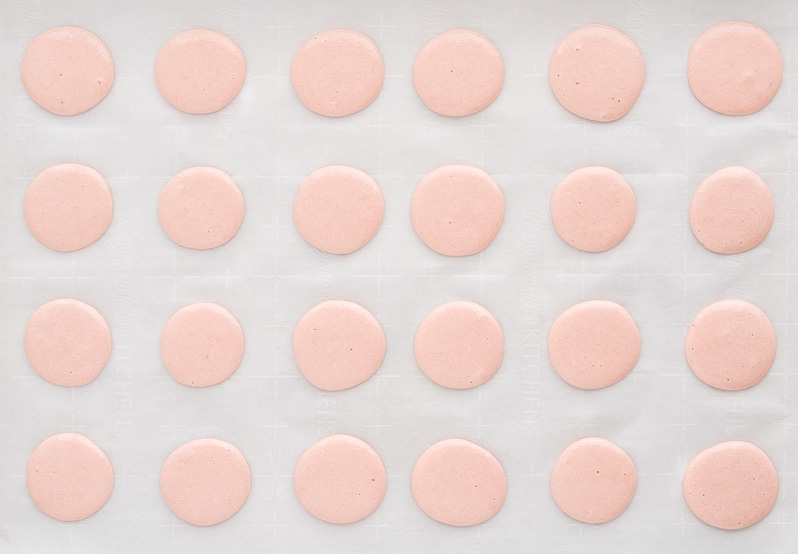
#> input picture data/test-6-cropped.jpg, 798 x 554 px
$ jupyter execute 02-extract-contours-floodfill.ipynb
#> lines starting #> are read from the running program, lines starting #| are printed output that depends on the picture; after the words box and inside, x2 and y2 are one past the last pixel; in counts of white or black regions, pixels touching at a corner belong together
Variant using floodfill to segment out shells. Good if saturation values are significantly different and user can provide plausible ranges for manual HSV-based thresholding, but otherwise canny edge detection is a better general solution.

This version also requires well-cropped images with well defined foreground and background, else floodFill will fail.

Works MUCH better on test 6 but worse on all other test images than Canny edge detection.

TODO: Check if adaptive gaussian thresholding will work on HSV channels well

[cell 1]
import os
import cv2
import copy
import random
import numpy as np
import pandas as pd
import matplotlib
import matplotlib.pyplot as plt

[cell 2]
IMAGE_PATH = os.path.join("..", "data", "test-6-cropped.jpg")

# Read image
im = cv2.imread(IMAGE_PATH)
#> im is the input picture: shape (554, 798, 3); mean B, G, R 211.7, 215.5, 231
im = cv2.cvtColor(im, cv2.COLOR_BGR2RGB)

# Plot
plt.figure(figsize=(16,16))
plt.imshow(im)

[cell 3]
# Convert from RGB to HSV encoding
im_hsv = cv2.cvtColor(im, cv2.COLOR_BGR2HSV)
#> im_hsv: shape (554, 798, 3); mean H, S, V 116.3, 20.8, 231

plt.figure(figsize=(16,16))
plt.imshow(im_hsv)

## Threshold based on manually provided HSV range

[cell 4]
plt.figure(figsize=(16, 10))
COLORS = ('b', 'g', 'r')

for idx, i in enumerate(COLORS):
    hist = cv2.calcHist([im_hsv], [idx], None, [256], [0, 256])
    plt.plot(hist, color=COLORS[idx])
    plt.xlim([0, 256])


plt.show()
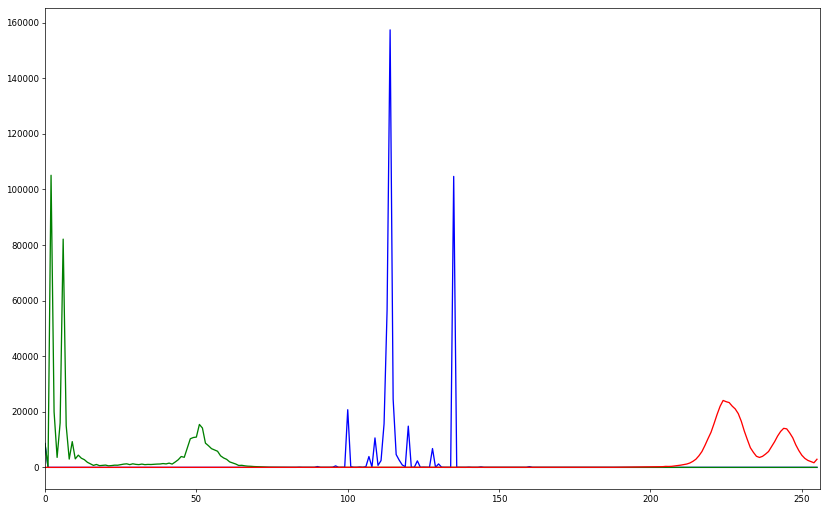
#> figure drawn by matplotlib, 1 panel; curve peaks at x = 114, y = 157437; curve peaks at x = 2, y = 105115; curve peaks at x = 224, y = 24082

[cell 5]
# https://stackoverflow.com/questions/61677816/remove-coins-shadow-using-opencv

low_h, low_s, low_v = 0, 25, 0
high_h, high_s, high_v = 255, 255, 255

threshold = cv2.inRange(im_hsv, (low_h, low_s, low_v), (high_h, high_s, high_v))
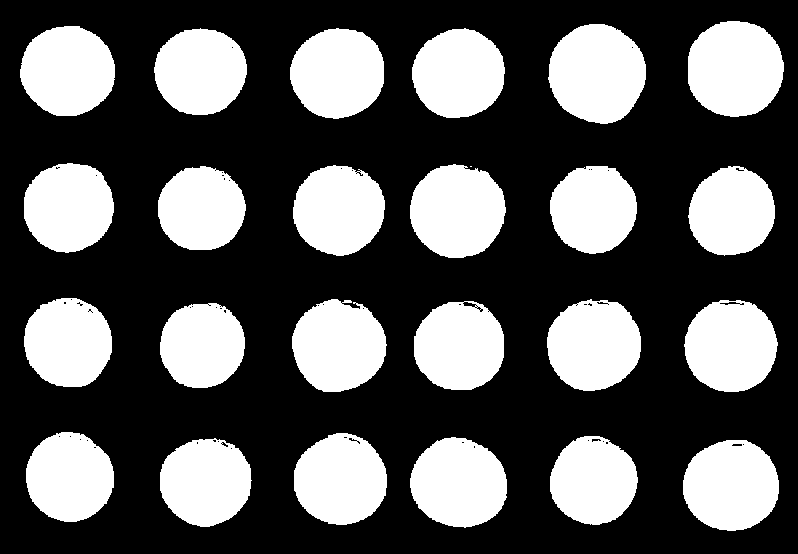
#> threshold: shape (554, 798); 35.3% white; 25 white regions (1 under 20 px), largest, box (x1, y1, x2, y2) and area: (548, 24, 646, 124) 7565, (688, 21, 784, 117) 7394, (410, 164, 506, 258) 7015

plt.figure(figsize=(16,16))
plt.imshow(threshold, cmap='gray')

## Remove shadows with floodFill

[cell 6]
im_floodfill = threshold.copy()
h, w = im_floodfill.shape[:2]
#> h = 554; w = 798

mask = np.zeros((h + 2, w + 2), np.uint8)
cv2.floodFill(im_floodfill, mask, (0, 0), 255)
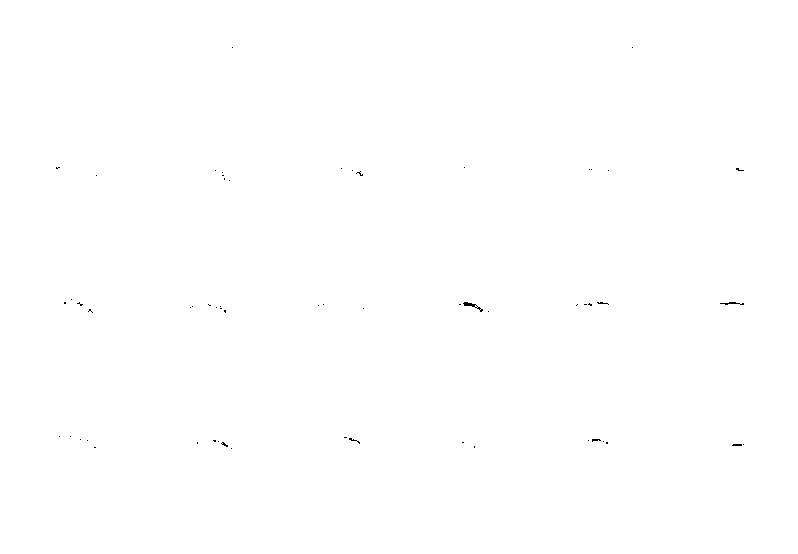
#> im_floodfill: shape (554, 798); 99.9% white; black in thin lines or dots, all inside (x1, y1, x2, y2) = (56, 47, 744, 449)
plt.figure(figsize=(16,16))
plt.imshow(im_floodfill, cmap='gray')

[cell 7]
im_floodfill_inv = cv2.bitwise_not(im_floodfill)
plt.figure(figsize=(16,16))
plt.imshow(im_floodfill_inv, cmap='gray')

[cell 8]
mask = threshold | im_floodfill_inv
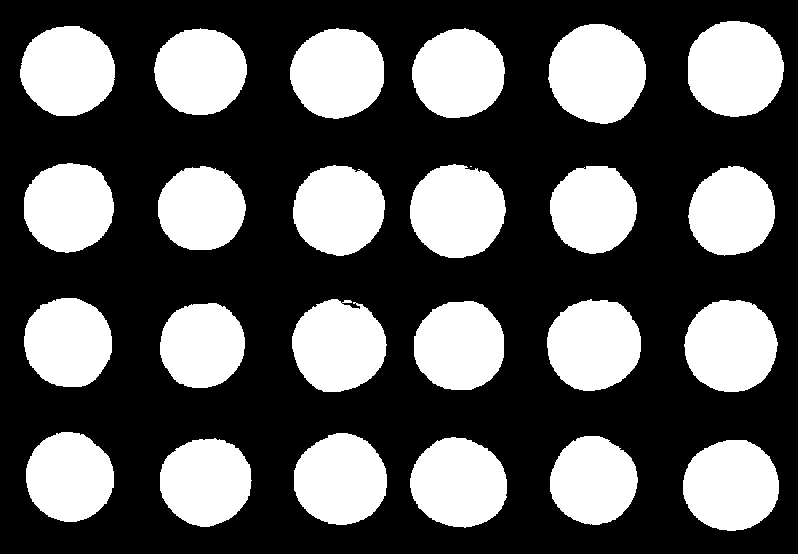
#> mask: shape (554, 798); 35.4% white; 25 white regions (1 under 20 px)
plt.figure(figsize=(16,16))
plt.imshow(mask, cmap='gray')

## Find Contours

[cell 9]
cnt, hierarchy = cv2.findContours(mask, cv2.RETR_EXTERNAL, cv2.CHAIN_APPROX_SIMPLE)
#> cnt = 25 contours, 1 with area under 20; largest, box (x1, y1, x2, y2) and area: (548, 24, 646, 124) 7421, (688, 21, 784, 117) 7250, (410, 164, 506, 258) 6870, (683, 440, 779, 531) 6764, (410, 437, 507, 528) 6662
print(f"Detected {len(cnt)} contours")
#| Detected 25 contours

im_temp = copy.deepcopy(im)
LINE_COLOR = (255, 0, 0)
LINE_THICKNESS = 2
cv2.drawContours(im_temp, cnt, -1, LINE_COLOR, LINE_THICKNESS)

plt.figure(figsize=(16,16))
plt.imshow(im_temp)

## Keep Circular Contours

https://www.authentise.com/post/detecting-circular-shapes-using-contours

[cell 10]
circles = []
MIN_POINTS = 8

# Calculate minimum area as half of mean area of 20 largest contours
TOP_N = 22
cnt_areas = [cv2.contourArea(x) for x in cnt]
#> cnt_areas = 25 values, max 7421 at index 23, min 0 at index 14, mean 6128.5
cnt_areas_top_n = sorted(cnt_areas)[-TOP_N:]
#> cnt_areas_top_n = [5850.5, 5884, 5896, 6033, 6089, 6176.5, 6206, 6243, 6319, 6328.5, 6368.5, 6516.5, 6562, 6574, 6598, 6641.5, 6644, 6662.5, 6764.5, 6870.5, 7250, 7421]
cnt_areas_median = cnt_areas_top_n[TOP_N // 2]
#> cnt_areas_median = 6516.5
MIN_AREA = 0.5 * cnt_areas_median
#> MIN_AREA = 3258.2
print(f"Median area of top {TOP_N} contours is {cnt_areas_median}")
#| Median area of top 22 contours is 6516.5

for i in cnt:

    # Approximate polygon closest to each contour
    epsilon = 0.01 * cv2.arcLength(i, True)
    approx = cv2.approxPolyDP(i, epsilon, closed=True)

    # Keep only if approximate polygon is like a circle (>8 points + non negligible area)
    area = cv2.contourArea(i)
    if len(approx) > MIN_POINTS and area > MIN_AREA:
        circles.append(i)
#> this loop made 25 passes
#> (epsilon, area) on passes 1 to 12: (3.14, 6764.5), (3.08, 6206), (3.17, 6662.5), (2.99, 5884), (3.12, 6516.5), (3, 6033), (2.9, 5632), (3.01, 6319), (3.13, 6644), (3.14, 6641.5), (3.65, 6598), (3.02, 6089)
#> after the loop, circles = 24 contours; largest, box (x1, y1, x2, y2) and area: (548, 24, 646, 124) 7421, (688, 21, 784, 117) 7250, (410, 164, 506, 258) 6870, (683, 440, 779, 531) 6764, (410, 437, 507, 528) 6662

print(f"Kept {len(circles)} of {len(cnt)} contours")
#| Kept 24 of 25 contours

# Display results
im_temp = copy.deepcopy(im)
LINE_COLOR = (255, 0, 0)
LINE_THICKNESS = 2
cv2.drawContours(im_temp, circles, -1, LINE_COLOR, LINE_THICKNESS)
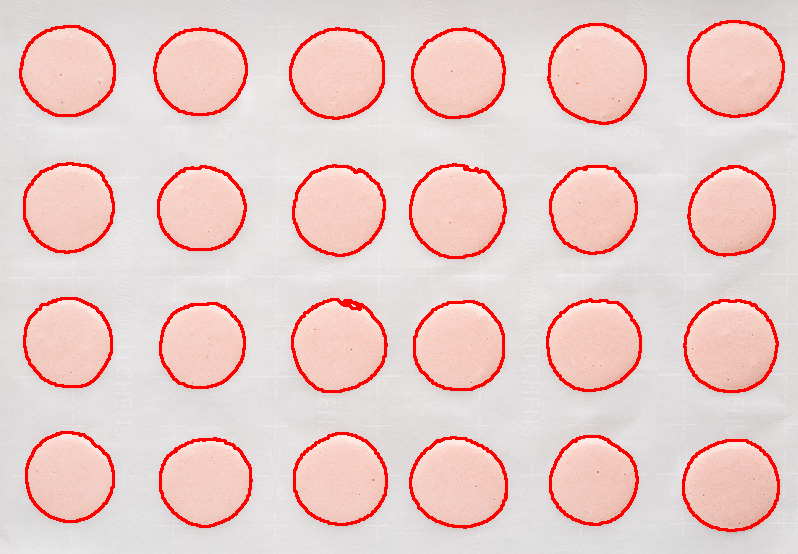
#> im_temp: shape (554, 798, 3); mean R, G, B 232.6, 204.5, 201

# Number contours
for idx, i in enumerate(circles):
    m = cv2.moments(i)
    x = int(m['m10'] / m['m00'])
    y = int(m['m01'] / m['m00'])
    cv2.putText(
        im_temp,
        text=str(idx + 1),
        org=(x, y),
        fontFace=cv2.FONT_HERSHEY_SIMPLEX,
        fontScale=1,
        color=LINE_COLOR,
        thickness=LINE_THICKNESS,
        lineType=cv2.LINE_AA)
#> this loop made 24 passes
#> (x, y) on passes 1 to 12: (730, 485), (205, 481), (458, 482), (593, 480), (340, 479), (69, 476), (201, 344), (459, 345), (730, 345), (593, 344), (338, 345), (67, 342)
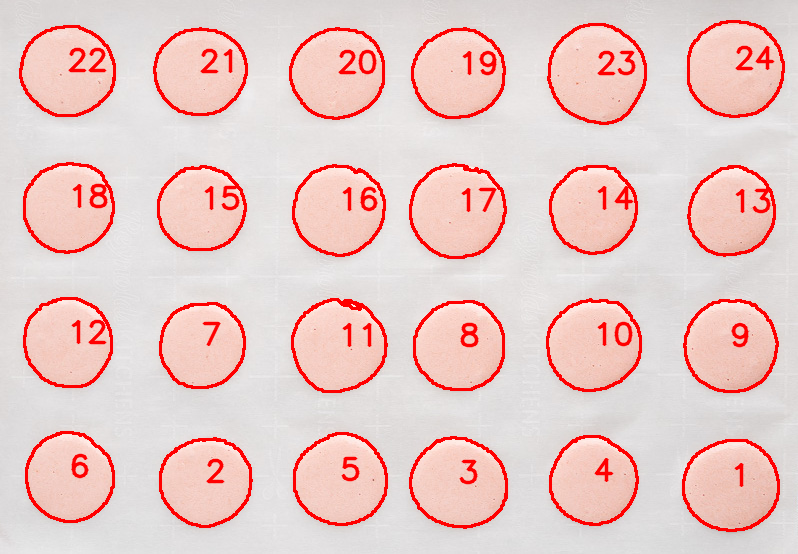
#> im_temp: shape (554, 798, 3); 1.98% of pixels changed, all inside (x1, y1, x2, y2) = (68, 45, 775, 488)


plt.figure(figsize=(16,16))
plt.imshow(im_temp)

## Simplest matching algorithm: Pairwise ordered by area

[cell 11]
# Sort by area
circles_sorted = sorted(circles, key=lambda x: cv2.contourArea(x))
#> circles_sorted has the same summary as circles

# List of pairs
odd_idx = list(range(0, len(circles_sorted) - 1, 2))
#> odd_idx = [0, 2, 4, 6, 8, 10, 12, 14, 16, 18, 20, 22]
ordered_pairs = [(circles_sorted[x], circles_sorted[x+1]) for x in odd_idx]
#> ordered_pairs = 12 items

print(f"{len(odd_idx) * 2} of {len(circles_sorted)} contours paired")
#| 24 of 24 contours paired

[cell 12]
# Display results
im_temp = im.copy()
LINE_THICKNESS = 2
cmap = matplotlib.cm.get_cmap("Dark2")

for idx, i in enumerate(ordered_pairs):

    # Draw circle
    r, g, b, a = (int(x) for x in cmap(idx % cmap.N, bytes=True))
    line_color = (r, g, b)
    cv2.drawContours(im_temp, i, -1, line_color, thickness=cv2.FILLED)

    for j in i:
        # Label with pair idx
        m = cv2.moments(j)
        x = int(m['m10'] / m['m00'])
        y = int(m['m01'] / m['m00'])
        cv2.putText(
            im_temp,
            text=str(idx + 1),
            org=(x, y),
            fontFace=cv2.FONT_HERSHEY_SIMPLEX,
            fontScale=1,
            color=(225, 225, 225),
            thickness=LINE_THICKNESS,
            lineType=cv2.LINE_AA)
#> this loop made 12 passes
#> (r, g, b) on passes 1 to 12: (27, 158, 119), (217, 95, 2), (117, 112, 179), (231, 41, 138), (102, 166, 30), (230, 171, 2), (166, 118, 29), (102, 102, 102), (27, 158, 119), (217, 95, 2), (117, 112, 179), (231, 41, 138)
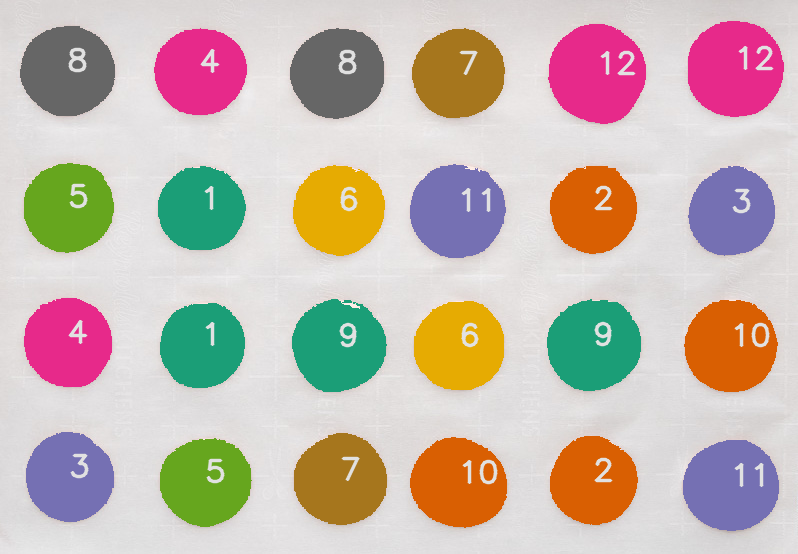
#> im_temp: shape (554, 798, 3); mean R, G, B 199.1, 184.2, 175.2

plt.figure(figsize=(16,16))
plt.imshow(im_temp)
